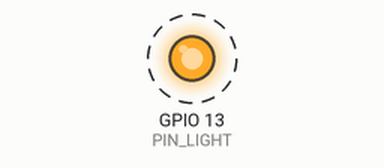
Simulated run of this sketch. Board: ESP32. On the bench: output pins drawn as LEDs (lit = HIGH). Dashed ring = blinking.

Above: at 0.3 s.
Timing chart, 0 to 3.2 s (numbered marks = the images above):
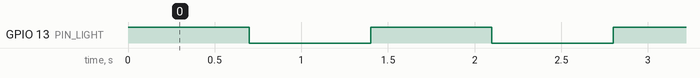

Measured:
- by itself, GPIO 13 (PIN_LIGHT): alternates HIGH for 0.70 s and LOW for 0.70 s

The sketch:

FirstLight.ino
```cpp
// FirstLight — the first sketch Bodhi's own circuit needs.
//
// Builds 1 to 3 in docs/first-circuits.html light up with no code at all: the
// LEDs are wired straight to the 3.3 V rail, so plugging in USB is enough. That
// is deliberate — a working circuit should not depend on a laptop.
//
// Build 4 adds one LED wired to GPIO 13 instead of the rail. It stays dark
// until this is uploaded, which is the whole point: it is the first time the
// computer has anything to say about what the circuit does.
//
// Wiring for that one LED:
//   extension board GPIO 13 (position 27, column d)  ->  row a, position 34
//   220 ohm from (b,34) to (b,36)
//   LED anode (c,36), cathode (c,37)
//   (b,37) -> bottom ground rail
//
//   arduino-cli compile --fqbn esp32:esp32:esp32wrover FirstLight
//   arduino-cli upload -p /dev/cu.usbserial-210 --fqbn esp32:esp32:esp32wrover FirstLight
// or just: ./flash.sh FirstLight

const int PIN_LIGHT = 13;

// Slow enough that a five-year-old can count along with it out loud.
const int ON_MS = 700;
const int OFF_MS = 700;

void setup() {
  pinMode(PIN_LIGHT, OUTPUT);
}

void loop() {
  digitalWrite(PIN_LIGHT, HIGH);
  delay(ON_MS);
  digitalWrite(PIN_LIGHT, LOW);
  delay(OFF_MS);
}

// Things worth changing together, in roughly increasing order of difficulty:
//   - make ON_MS and OFF_MS different, so it winks
//   - make them both 60, so it flickers
//   - make them both 3000, so it is almost boring
// Let him pick the numbers and predict what will happen before uploading.
```
